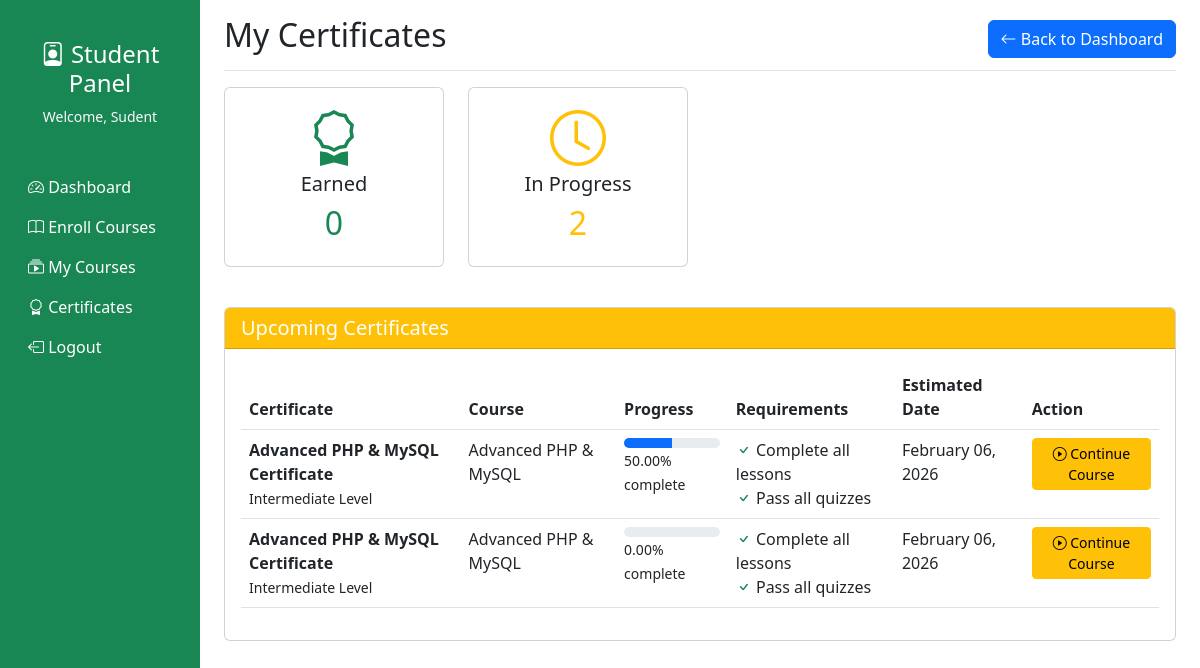
The page /student/certificates.php (signed in) on the database its author committed.
### tables this page shows
CREATE TABLE `users` (
  `id` int(11) NOT NULL,
  `full_name` varchar(100) NOT NULL,
  `dob` date DEFAULT NULL,
  `email` varchar(150) NOT NULL,
  `phone` varchar(20) NOT NULL,
  `password` varchar(255) NOT NULL,
  `user_type` enum('student','instructor','admin','parents') NOT NULL,
  `profile` varchar(255) DEFAULT NULL,
  `terms_accepted` tinyint(1) DEFAULT 0,
  `status` enum('active','inactive','blocked') DEFAULT 'active',
  `created_at` timestamp NOT NULL DEFAULT current_timestamp(),
  `updated_at` timestamp NOT NULL DEFAULT current_timestamp() ON UPDATE current_timestamp()
);

CREATE TABLE `course_enrollments` (
  `id` int(11) NOT NULL,
  `fkstudentID` int(11) NOT NULL,
  `fkcourseID` int(11) NOT NULL,
  `enrolled_at` timestamp NOT NULL DEFAULT current_timestamp(),
  `progress` decimal(5,2) DEFAULT 0.00,
  `enStatus` varchar(255) NOT NULL
);

CREATE TABLE `courses` (
  `id` int(11) NOT NULL,
  `fkteacherID` int(11) DEFAULT NULL,
  `title` varchar(255) NOT NULL,
  `category` varchar(100) NOT NULL,
  `difficulty` enum('beginner','intermediate','advanced') NOT NULL,
  `price` decimal(10,2) NOT NULL,
  `duration_weeks` int(11) NOT NULL,
  `description` text NOT NULL,
  `learning_objectives` text DEFAULT NULL,
  `thumbnail` varchar(255) NOT NULL,
  `intro_video` varchar(255) DEFAULT NULL,
  `materials` text DEFAULT NULL,
  `scorm_enabled` tinyint(1) DEFAULT 0,
  `status` enum('pending','approved','rejected') DEFAULT 'pending',
  `created_at` timestamp NOT NULL DEFAULT current_timestamp()
);

### student/auth.php (called while the page is built, shortened)
<?php
if (!isset($_SESSION['authemail']) AND !isset($_SESSION['authemail']) AND $_SESSION['user_types']!='teacher' ) {
	header('location:../index.php');
}else {
	require_once 'db.php';
	$stquery = "SELECT * FROM users WHERE email =  '$_SESSION[authemail]' ";
	$stdata = mysqli_fetch_assoc(mysqli_query($conn, $stquery));
	$userid =  $stdata['id'];
	$full_name =  $stdata['full_name'];
}
?>

### student/certificates.php (the view, shortened to what this page needs)
<?php
require_once 'header.php';
?>
<main class="col-md-9 ms-sm-auto col-lg-10 px-md-4">
    <div class="d-flex justify-content-between flex-wrap flex-md-nowrap align-items-center pt-3 pb-2 mb-3 border-bottom">
        <h1 class="h2">My Certificates</h1>
        <button class="btn btn-primary" onclick="location.href='index.php'">
            <i class="bi bi-arrow-left"></i> Back to Dashboard
        </button>
    </div>
<?php
$qCourses = mysqli_query($conn,"
    SELECT ce.id as enroll_id, ce.progress, c.id as course_id, c.title, c.difficulty
    FROM course_enrollments ce
    JOIN courses c ON c.id = ce.fkcourseID
    WHERE ce.fkstudentID='$userid'
");
$totalEarned = 0;
$totalInProgress = 0;
$earnedCertificates = [];
$upcomingCertificates = [];
while($row = mysqli_fetch_assoc($qCourses)){
    if($row['progress'] >= 100){
        $totalEarned++;
        $qScore = mysqli_query($conn,"
            SELECT MAX(total_score) as score
            FROM quiz_result qr
            JOIN quiz q ON q.id=qr.quiz_id
            WHERE qr.student_id='$userid' AND q.fkcourseID='{$row['course_id']}'
        ");
        $s = mysqli_fetch_assoc($qScore);
        $score = $s['score'] ?? 0;
        $certID = "CER-" . strtoupper(substr($row['title'],0,3)) . "-" . date('Y') . "-" . str_pad($row['enroll_id'],5,"0",STR_PAD_LEFT);
        $earnedCertificates[] = [
            'title'=>$row['title'],
            'difficulty'=>$row['difficulty'],
            'score'=>$score,
            'certID'=>$certID,
            'date'=>date('F d, Y')
        ];
    } else {
        $totalInProgress++;
        $upcomingCertificates[] = [
            'course_id' => $row['course_id'],
            'title'=>$row['title'],
            'difficulty'=>$row['difficulty'],
            'progress'=>$row['progress'],
            'requirements'=>['Complete all lessons','Pass all quizzes'],
            'estimatedDate'=>date('F d, Y', strtotime("+1 month"))
        ];
    }
}
?>
<div class="row mb-4">
    <div class="col-md-3 mb-3">
        <div class="card text-center">
            <div class="card-body">
                <i class="bi bi-award display-4 text-success mb-3"></i>
                <h5>Earned</h5>
                <h2 class="text-success"><?= $totalEarned ?></h2>
            </div>
        </div>
    </div>
    <div class="col-md-3 mb-3">
        <div class="card text-center">
            <div class="card-body">
                <i class="bi bi-clock display-4 text-warning mb-3"></i>
                <h5>In Progress</h5>
                <h2 class="text-warning"><?= $totalInProgress ?></h2>
            </div>
        </div>
    </div>
</div>
<div class="card mb-4">
    <div class="card-header bg-warning text-white">
        <h5 class="mb-0">Upcoming Certificates</h5>
    </div>
    <div class="card-body">
        <div class="table-responsive">
            <table class="table table-hover">
                <thead>
                    <tr>
                        <th>Certificate</th>
                        <th>Course</th>
                        <th>Progress</th>
                        <th>Requirements</th>
                        <th>Estimated Date</th>
                        <th>Action</th>
                    </tr>
                </thead>
                <tbody>
                <?php foreach($upcomingCertificates as $uc) { ?>
                    <tr>
                        <td>
                            <strong><?= $uc['title'] ?> Certificate</strong><br>
                            <small><?= ucfirst($uc['difficulty']) ?> Level</small>
                        </td>
                        <td><?= $uc['title'] ?></td>
                        <td>
                            <div class="progress" style="height: 10px;">
                                <div class="progress-bar" style="width: <?= $uc['progress'] ?>%"></div>
                            </div>
                            <small><?= $uc['progress'] ?>% complete</small>
                        </td>
                        <td>
                            <ul class="list-unstyled mb-0">
                                <?php foreach($uc['requirements'] as $r) { ?>
                                    <li><i class="bi bi-check text-success"></i> <?= $r ?></li>
                                <?php } ?>
                            </ul>
                        </td>
                        <td><?= $uc['estimatedDate'] ?></td>
                        <td>
                            <a href="view_courses.php?course_id=<?= $uc['course_id'] ?>"
                               class="btn btn-sm btn-warning">
                                <i class="bi bi-play-circle"></i> Continue Course
                            </a>
                        </td>
                    </tr>
                <?php } ?>
                </tbody>
            </table>
        </div>
    </div>
</div>
</main>
</body>
</html>

### student/header.php (shortened to what this page needs)
<?php require_once 'auth.php' ?>
<!DOCTYPE html>
<html lang="en">
<head>
    <link href="https://cdn.jsdelivr.net/npm/bootstrap@5.3.0-alpha1/dist/css/bootstrap.min.css" rel="stylesheet">
    <link rel="stylesheet" href="https://cdn.jsdelivr.net/npm/bootstrap-icons@1.8.1/font/bootstrap-icons.css">
</head>
<body>
    <div class="container-fluid">
        <div class="row">
            <nav class="col-md-3 col-lg-2 d-md-block bg-success sidebar min-vh-100">
                <div class="position-sticky pt-3">
                    <div class="text-center py-4">
                        <h4 class="text-white"><i class="bi bi-person-badge"></i> Student Panel</h4>
                        <p class="text-light small">Welcome, <?php echo $full_name ?></p>
                    </div>
                    <ul class="nav flex-column">
                        <li class="nav-item">
                            <a class="nav-link active text-white" href="index.php">
                                <i class="bi bi-speedometer2"></i> Dashboard
                            </a>
                        </li>
                        <li class="nav-item">
                            <a class="nav-link text-white" href="enroll_courses.php">
                                <i class="bi bi-book"></i> Enroll Courses
                            </a>
                        </li>
                        <li class="nav-item">
                            <a class="nav-link text-white" href="view_courses.php">
                                <i class="bi bi-collection-play"></i> My Courses
                            </a>
                        </li>
                        <li class="nav-item">
                            <a class="nav-link text-white" href="certificates.php">
                                <i class="bi bi-award"></i> Certificates
                            </a>
                        </li>
                        <li class="nav-item">
                            <a class="nav-link text-white" href="logout.php">
                                <i class="bi bi-box-arrow-left"></i> Logout
                            </a>
                        </li>
                    </ul>
                </div>
            </nav>

### rows shown on the page
users: full_name "Sudent"
course_enrollments: fkcourseID.title "Advanced PHP & MySQL", fkcourseID.difficulty "Intermediate", progress "50.00", r "Complete all lessons", r "Pass all quizzes", estimatedDate "February 06, 2026"
course_enrollments: fkcourseID.title "Advanced PHP & MySQL", fkcourseID.difficulty "Intermediate", progress "0.00", r "Complete all lessons", r "Pass all quizzes", estimatedDate "February 06, 2026"

### other values the page prints
$totalEarned "0"
$totalInProgress "2"
